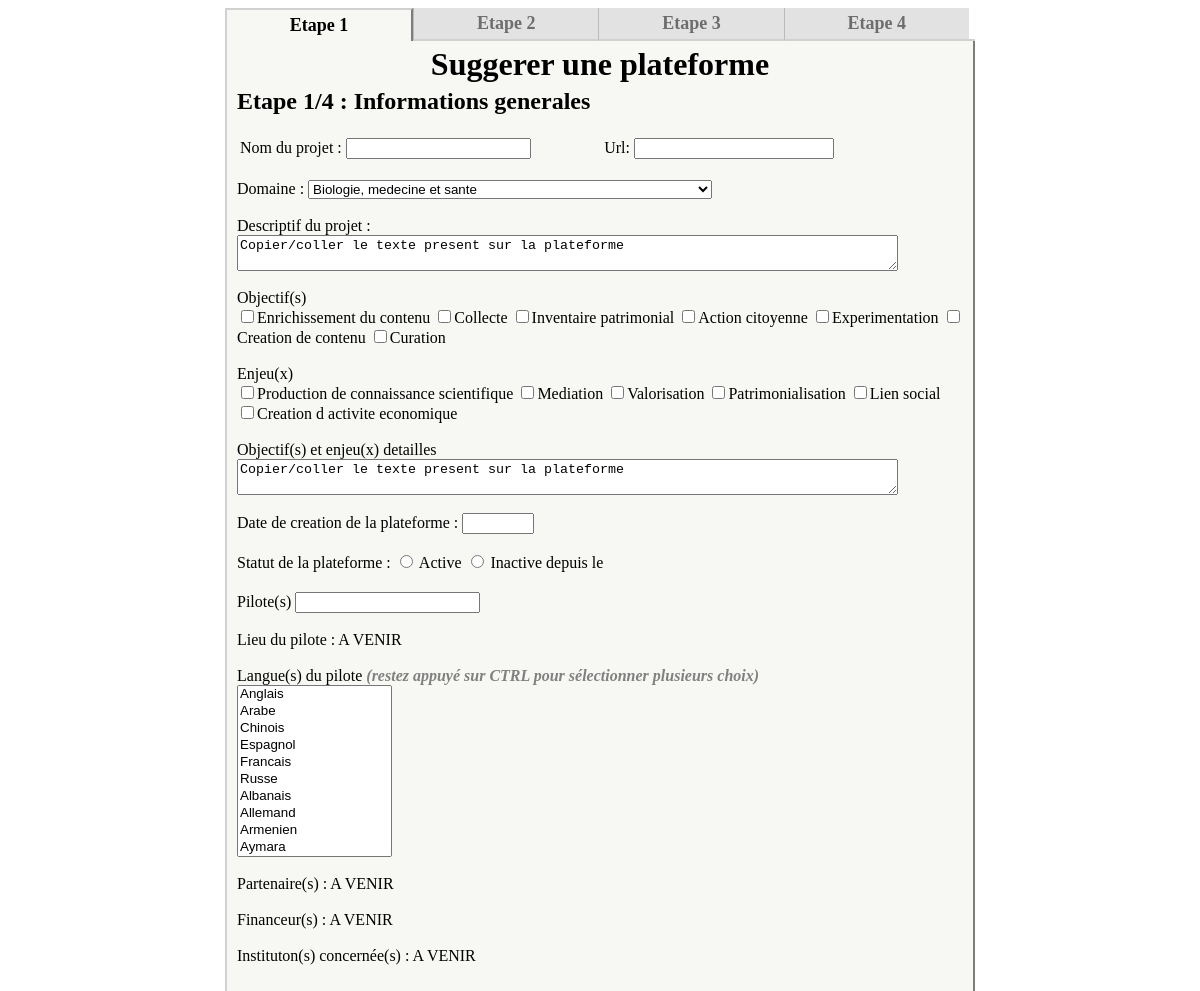
Page /Formulaires/FORMULAIRE-V2.php on the committed database.
### tables this page shows
CREATE TABLE IF NOT EXISTS `objectif` (
  `id_objectif` int(2) NOT NULL AUTO_INCREMENT,
  `nom_objectif` varchar(100) NOT NULL,
  PRIMARY KEY (`id_objectif`)
);

CREATE TABLE IF NOT EXISTS `enjeu` (
  `id_enjeu` int(2) NOT NULL AUTO_INCREMENT,
  `nom_enjeu` varchar(100) NOT NULL,
  PRIMARY KEY (`id_enjeu`)
);

### Formulaires/FORMULAIRE-V2.php (the view, shortened to what this page needs)
<?php
try
{
	$bdd= new PDO("mysql:host=localhost;dbname=collaborav2","root", "");
}
catch (Exception $e)
{
	die("Erreur: ".$e->getMessage());
}
echo "<HTML>
<HEAD> <TITLE> Suggérer une plateforme </TITLE>
<style>
.TabCommon {FONT: 18px Verdana; COLOR: #6D6D6D; PADDING: 5px; FONT-WEIGHT: bold; TEXT-ALIGN: center; HEIGHT: 30px; WIDTH: 1000px;}
.TabContent {PADDING: 5px;}
.TabContentBottom {PADDING: 10px; BORDER-BOTTOM: 2px outset #99ccff;}
.TabOff {CURSOR: hand; BACKGROUND-COLOR: #E2E2E3; BORDER-LEFT: 1px solid #BBBBBB;}
.TabOn {CURSOR: default; BORDER-TOP: 2px outset #D1D1D1; COLOR: #000000;}
.TabBorderBottom{BORDER-BOTTOM: 2px inset #D1D1D1;}
.TabActiveBorderLeftRight{BORDER-RIGHT: 2px outset #D1D1D1; BORDER-LEFT: 2px outset #D1D1D1;}
.TabActiveBackground {BACKGROUND-COLOR: #F7F8F3;}
</style>
<script>
function TabClick( nTab ){
  Col = document.getElementsByName(\"Content\");
  for (i = 0; i < document.getElementsByName(\"Content\").length; i++)
      {
    document.getElementsByName(\"tabs\")[i].className = \"TabBorderBottom TabCommon TabOff\";
      document.getElementsByName(\"Content\")[i].style.display = \"none\";
    }
  document.getElementsByName(\"Content\")[nTab].style.display = \"block\";
  document.getElementsByName(\"tabs\")[nTab].className = \"TabCommon TabOn TabActiveBackground TabActiveBorderLeftRight\";
}
</script>
</HEAD>
<BODY onload=\"TabClick(0);\">
  <TABLE CELLPADDING=0 CELLSPACING=0 ALIGN=\"center\" STYLE=\"width: 750px\">
      <TR>
          <TD CLASS=\"TabBorderBottom TabCommon TabOff\" id=\"tabs\" name=\"tabs\" ONCLICK=\"TabClick(0);\"><NOBR>Etape 1</NOBR></TD>
          <TD CLASS=\"TabBorderBottom TabCommon TabOff\" id=\"tabs\" name=\"tabs\" ONCLICK=\"TabClick(1);\"><NOBR>Etape 2</NOBR></TD>
          <TD CLASS=\"TabBorderBottom TabCommon TabOff\" id=\"tabs\" name=\"tabs\" ONCLICK=\"TabClick(2);\"><NOBR>Etape 3</NOBR></TD>
		  <TD CLASS=\"TabBorderBottom TabCommon TabOff\" id=\"tabs\" name=\"tabs\" ONCLICK=\"TabClick(3);\"><NOBR>Etape 4</NOBR></TD>
        <TD CLASS=\"TabBorderBottom\" STYLE=\"width: 50px;\"> </TD>
      </TR>
      <TR>
          <TD COLSPAN=5 CLASS=\"TabContent TabActiveBackground TabActiveBorderLeftRight\">
      <h1 STYLE=\"margin-bottom: -10px\" align=\"center\"> Suggerer une plateforme </h1>
      </TD>
      </TR>
      <TR>
          <TD COLSPAN=5 CLASS=\"TabContent TabActiveBackground TabActiveBorderLeftRight TabContentBottom\">
         <DIV id=\"Content\" name=\"Content\"> <h2> Etape 1/4 : Informations generales </h2>
<FORM action=\"form-p2.php\" method=\"post\">" ;
echo " <TABLE STYLE=\"width: 600px\"><TR><TD align=\"left\">Nom du projet : <INPUT type=\"text\" name=\"nom_projet\"></TD><TD align=\"right\">  Url: <INPUT type=\"text\" name=\"url_projet\" STYLE=\"width: 200px\"></TD></TR></TABLE>" ;
echo "<br> Domaine : " ;
$reponse= $bdd->query("SELECT * FROM domaine");
echo "<SELECT name=\"domaine\">\n" ;
while ($donnees=$reponse->fetch())
{
	echo "<OPTION value={$donnees["id_domaine"]}> {$donnees["nom_domaine"]}
</OPTION><br>" ;
} echo "</SELECT>" ;
echo "<br><br>Descriptif du projet : <br><textarea name=\descriptif\" cols=\"80\" rows=\"2.5\">Copier/coller le texte present sur la plateforme </textarea> ";
echo "<br><br> Objectif(s) <br>" ;
$reponse= $bdd->query('SELECT * FROM objectif') ;
while ($donnees=$reponse->fetch())
{ echo "<INPUT type=\"checkbox\" name=\"form_obj[]\" value={$donnees["id_objectif"]}>{$donnees["nom_objectif"]} " ;
}
echo "<br><br> Enjeu(x) <br>" ;
$reponse= $bdd->query('SELECT * FROM enjeu') ;
while ($donnees=$reponse->fetch())
{ echo "<INPUT type=\"checkbox\" name=\"form_enj[]\" value={$donnees["id_enjeu"]}>{$donnees["nom_enjeu"]} " ;
}
echo "<br><br> Objectif(s) et enjeu(x) detailles <br><textarea name=\objectif_det\" cols=\"80\" rows=\"2.5\">Copier/coller le texte present sur la plateforme </textarea> ";
echo "<br><br> Date de creation de la plateforme : " ;
echo "<input type=\"number\" min=\"1980\" max=\"2099\">";
echo " <br> <br> Statut de la plateforme : " ;
echo "       <input type=\"radio\" id=\"active\" name=\"statut\" value=\"Active\"> ";
echo "       <label for=\"active\">Active</label> ";
echo "       <input type=\"radio\" id=\"inactive\" name=\"statut\" value=\"Inactive\"> ";
echo "       <label for=\"inactive\">Inactive depuis le</label> ";
echo "<br><br>Pilote(s) <INPUT type=\"text\" name=\"pilote\">" ;
echo "<br><br>Lieu du pilote : A VENIR";
echo "<br><br>Langue(s) du pilote <font color=\"grey\"> <i> <b>(restez appuyé sur CTRL pour sélectionner plusieurs choix)</b></i></font><br>" ;
$reponse= $bdd->query('SELECT * FROM langue');
echo "<SELECT name=\"langue[]\" size=10 multiple>" ;
while ($donnees=$reponse->fetch())
{
	echo "<OPTION value={$donnees["id_langue"]}> {$donnees["nom_langue"]} </OPTION>" ;
}
echo "</SELECT>" ;
echo "<br><br>Partenaire(s) : A VENIR" ;
echo "<br><br>Financeur(s) : A VENIR " ;
echo "<br><br>Instituton(s) concernée(s) : A VENIR" ;
echo "</DIV>
         <DIV id=\"Content\" name=\"Content\"><h2> Etape 2/4 : Contributeurs </h2>
Public visé : <br>
<textarea name=\public\" cols=\"80\" rows=\"1\">Copier/coller le texte present sur la plateforme </textarea> <br><br>
Conditions de contribution : <br>
<textarea name=\condition_contrib\" cols=\"80\" rows=\"1.5\"></textarea>  <br><br>
Compte contributeur : <input type=\"radio\" name=\"compte_contri\" value=\"1\"> Oui
<input type=\"radio\" name=\"compte_contri\" value=\"0\"> Non <br><br>
Historique de l'activité : <input type=\"radio\" name=\"historique\" value=\"1\"> Oui
<input type=\"radio\" name=\"historique\" value=\"0\"> Non <br><br>
Caractéristiques du profil contributeur : <br>
<textarea name=\carac_contributeur\" cols=\"80\" rows=\"1.5\"></textarea> <br><br>
Rémunération des contributeurs : <input type=\"radio\" name=\"remuneration\" value=\"1\"> Oui
<input type=\"radio\" name=\"remuneration\" value=\"0\"> Non <br><br>
Type de rémunération : <br>
<textarea name=\type_remuneration\" cols=\"80\" rows=\"1.5\"></textarea> <br><br>
Niveau de participation : <br> <input type=\"radio\" name=\"niveau_participation\" value=\"Crowdsourcing\"> Crowdsourcing
<input type=\"radio\" name=\"niveau_participation\" value=\"Science participative\"> Science participative
<input type=\"radio\" name=\"niveau_participation\" value=\"Intelligence distribuée\"> Intelligence distribuée
<input type=\"radio\" name=\"niveau_participation\" value=\"Collaboration complète\"> Collaboration complète <br><br>
Validation : <input type=\"radio\" name=\"validation\" value=\"1\"> Oui
<input type=\"radio\" name=\"validation\" value=\"0\"> Non <br><br>
Type de validation : <br>
<textarea name=\type_validation\" cols=\"80\" rows=\"1.5\"></textarea> <br><br>
Charte d'utilisation : <input type=\"radio\" name=\"charte\" value=\"1\"> Oui
<input type=\"radio\" name=\"charte\" value=\"0\"> Non <br><br>
Nombre d'utilisateurs : <input type=\"texte\" name=\"nombre_contributeur\">		</DIV>
         <DIV id=\"Content\" name=\"Content\"><h2> Etape 3/4 : Données </h2>
<br> Données entrées : <br>" ;
echo "        </DIV> <DIV id=\"Content\" name=\"Content\"><h2> Etape 4/4 : Dispositif - Interface </h2>
<fieldset>
        <legend><i>Données</i></legend>
Consultation des données : <input type=\"radio\" name=\"consulter_donnees\" value=\"1\"> Oui
<input type=\"radio\" name=\"consulter_donnees\" value=\"0\"> Non <br><br>
Téléchargement des données : <input type=\"radio\" name=\"telecharger_donnees\" value=\"1\"> Oui
<input type=\"radio\" name=\"telecharger_donnees\" value=\"0\"> Non <br><br>
Statut des données téléchargées : <br>
<textarea name=\statut_donnees_telechargees\" cols=\"80\" rows=\"1.5\"></textarea>
</fieldset>
<br>Outils de communication interne : <br>
<textarea name=\outils_com_interne\" cols=\"80\" rows=\"1.5\"></textarea> <br><br>
Lien avec les médias sociaux : <input type=\"radio\" name=\"lien_medias_sociaux\" value=\"1\"> Oui
<input type=\"radio\" name=\"lien_medias_sociaux\" value=\"0\"> Non <br><br>
Préciser les médias sociaux : <br>
<textarea name=\media_sociaux_det\" cols=\"80\" rows=\"1.5\"></textarea>
<br><br>
Lien avec le site web de l'institution : <input type=\"radio\" name=\"lien_institution\" value=\"1\"> Oui
<input type=\"radio\" name=\"lien_institution\" value=\"0\"> Non <br><br>
Préciser le lien avec le site web de l'institution  : <br>
<textarea name=\lien_institution_det\" cols=\"80\" rows=\"1.5\">Sous quelle forme ? (Préciser l'url)</textarea>
<br><br>Références bibliographiques  : <br>
<textarea name=\ref_biblio\" cols=\"80\" rows=\"1.5\"></textarea>
<br><br> <center><INPUT type=\"submit\" value=\"Valider et envoyer\" style=\"font-size:20px\"> </center> </form>
      </DIV> </TD>
      </TR>
  </TABLE>
</BODY>
</HTML> " ;
?>

### Formulaires/FORMULAIRE-V2.php (style rules this page uses)
.TabCommon { FONT: 18px Verdana; COLOR: #6D6D6D; PADDING: 5px; FONT-WEIGHT: bold; TEXT-ALIGN: center; HEIGHT: 30px; WIDTH: 1000px; }
.TabContent { PADDING: 5px; }
.TabContentBottom { PADDING: 10px; BORDER-BOTTOM: 2px outset #99ccff; }
.TabOff { CURSOR: hand; BACKGROUND-COLOR: #E2E2E3; BORDER-LEFT: 1px solid #BBBBBB; }
.TabOn { CURSOR: default; BORDER-TOP: 2px outset #D1D1D1; COLOR: #000000; }
.TabBorderBottom { BORDER-BOTTOM: 2px inset #D1D1D1; }
.TabActiveBorderLeftRight { BORDER-RIGHT: 2px outset #D1D1D1; BORDER-LEFT: 2px outset #D1D1D1; }
.TabActiveBackground { BACKGROUND-COLOR: #F7F8F3; }

### rows in the picture
objectif: nom_objectif "Enrichissement du contenu"
objectif: nom_objectif "Collecte"
objectif: nom_objectif "Inventaire patrimonial"
objectif: nom_objectif "Action citoyenne"
objectif: nom_objectif "Experimentation"
objectif: nom_objectif "Creation de contenu"
objectif: nom_objectif "Curation"
enjeu: nom_enjeu "Production de connaissance scientifique"
enjeu: nom_enjeu "Mediation"
enjeu: nom_enjeu "Valorisation"
enjeu: nom_enjeu "Patrimonialisation"
enjeu: nom_enjeu "Lien social"
enjeu: nom_enjeu "Creation d activite economique"

### other values in the picture
form field domaine "Biologie, medecine et sante"
